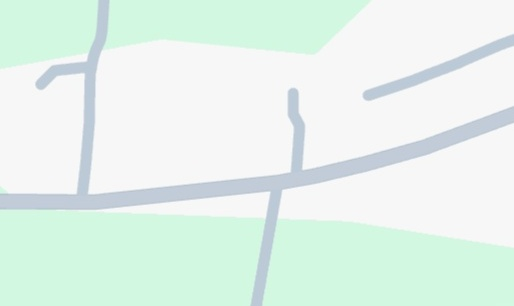
#> input picture temp.jpg, 514 x 306 px
$ python -i centerline_extractor.py   (imports and definitions only)
#> lines starting #> are read from the running program, lines starting #| are printed output that depends on the picture; after the words box and inside, x2 and y2 are one past the last pixel; in counts of white or black regions, pixels touching at a corner belong together
import cv2
import numpy as np
import random
import os
from skimage.morphology import skeletonize

# --- HÀM PHỤ TRỢ (HELPER FUNCTIONS) ---
# (Tất cả các hàm này được hàm chính 'extract_centerline_and_junctions' sử dụng)
# hàm lấy pixel lân cận
def get_neighbors(x, y, width, height, skeleton):
    """Tìm các pixel lân cận (8 hướng) của 1 pixel trên skeleton."""
    neighbors = []
    for dx in [-1, 0, 1]:
        for dy in [-1, 0, 1]:
            if dx == 0 and dy == 0:
                continue
            nx, ny = x + dx, y + dy
            if 0 <= nx < width and 0 <= ny < height:
                if skeleton[ny, nx] == 255:
                    neighbors.append((nx, ny))
    return neighbors
#hàm truy vết segment
def trace_segment(start, next_pixel, junctions, endpoints, skeleton, visited):
    """Truy vết 1 đoạn đường (segment) từ 'start' đến nút tiếp theo."""
    height, width = skeleton.shape
    path = [start]
    stack = [(next_pixel, start)]

    while stack:
        (cx, cy), prev = stack.pop()
        # Ép kiểu int ở đây để đảm bảo an toàn, mặc dù đầu vào thường là int
        cx, cy = int(cx), int(cy)
        if visited[cy, cx]:
            continue
        visited[cy, cx] = True
        path.append((cx, cy))

        # Chuyển đổi junctions/endpoints thành set để kiểm tra nhanh hơn
        junction_set = set(junctions)
        endpoint_set = set(endpoints)

        # Điều kiện dừng
        current_point = (cx, cy)
        if current_point in junction_set or current_point in endpoint_set or cx == 0 or cy == 0 or cx == width - 1 or cy == height - 1:
            break
        # Dừng nếu quay lại 1 junction (fix của bạn)
        if current_point in junction_set and len(path) > 5:
             break

        neighbors = [n for n in get_neighbors(cx, cy, width, height, skeleton) if n != prev and not visited[n[1], n[0]]]
        for n in neighbors:
            stack.append((n, (cx, cy))) # n đã là tuple (int, int) từ get_neighbors
    # Đảm bảo path trả về là list of tuples (int, int)
    return [(int(p[0]), int(p[1])) for p in path]

#hàm gộp nút giao
def group_junctions(junctions, degree, skeleton, radius=12):
    """Hàm gộp các nút giao nâng cao (chọn pixel đại diện tốt nhất)."""
    grouped = []
    used = [False] * len(junctions)
    # Đảm bảo junctions đầu vào là list of tuples (int, int)
    junctions_int = [(int(p[0]), int(p[1])) for p in junctions]

    for i, (x1, y1) in enumerate(junctions_int):
        if used[i]:
            continue
        group = [(x1, y1)]
        used[i] = True
        for j, (x2, y2) in enumerate(junctions_int):
            if not used[j] and np.hypot(x1 - x2, y1 - y2) < radius:
                group.append((x2, y2))
                used[j] = True
        minx = max(0, min(pt[0] for pt in group) - 2)
        maxx = min(skeleton.shape[1] - 1, max(pt[0] for pt in group) + 2)
        miny = max(0, min(pt[1] for pt in group) - 2)
        maxy = min(skeleton.shape[0] - 1, max(pt[1] for pt in group) + 2)
        candidates = []
        for yy in range(miny, maxy + 1):
            for xx in range(minx, maxx + 1):
                if skeleton[yy, xx] == 255:
                    # Ép kiểu int khi thêm candidate
                    candidates.append((int(xx), int(yy)))
        if candidates:
            best = None
            best_key = (-1, 1e9)
            for c in candidates: # c đã là (int, int)
                # Đảm bảo truy cập degree bằng index int
                d = int(degree[c[1], c[0]])
                dist_mean = np.mean([np.hypot(c[0] - g[0], c[1] - g[1]) for g in group])
                key = (d, -dist_mean)
                if key > best_key:
                    best_key = key
                    best = c
            # Ép kiểu sang int chuẩn của Python
            grouped.append((int(best[0]), int(best[1])))
        else:
            gx = int(np.mean([pt[0] for pt in group]))
            gy = int(np.mean([pt[1] for pt in group]))
            # Ép kiểu sang int chuẩn của Python
            grouped.append((int(gx), int(gy)))
    return grouped
# hàm làm mượt/đơn giản hóa segment
def simplify_segment(segment, epsilon=3.0):
    """Hàm làm mượt/đơn giản hóa segment (dùng cv2.approxPolyDP)."""
    if not segment: # Tránh lỗi nếu segment rỗng
        return []
    # Đảm bảo segment đầu vào là list of tuples (int, int)
    segment_int = [(int(p[0]), int(p[1])) for p in segment]
    contour = np.array(segment_int, dtype=np.int32).reshape((-1, 1, 2))
    simplified = cv2.approxPolyDP(contour, epsilon, False)
    # Ép kiểu từng tọa độ sang int chuẩn của Python
    return [(int(pt[0][0]), int(pt[0][1])) for pt in simplified]
#hàm fit line để tìm giao điểm
def fit_line_to_points(points):
    """Fit một đường thẳng (toán học) vào một tập hợp điểm."""
    # Đảm bảo points là list of tuples (int, int) trước khi chuyển sang float32
    points_int = [(int(p[0]), int(p[1])) for p in points]
    pts = np.array(points_int, dtype=np.float32)
    if pts.shape[0] < 2:
        return None
    vxyx0y0 = cv2.fitLine(pts, cv2.DIST_L2, 0, 0.01, 0.01).flatten()
    return vxyx0y0.astype(float)
#hàm tìm giao điểm 2 đường thẳng
def intersect_lines(line1, line2, eps=1e-8):
    """Tìm giao điểm của 2 đường thẳng."""
    v = line1[0:2]; p = line1[2:4]
    w = line2[0:2]; q = line2[2:4]
    A = np.column_stack((v, -w))
    b = (q - p)
    det = np.linalg.det(A)
    if abs(det) < eps:
        return None
    ts = np.linalg.solve(A, b)
    t = ts[0]
    inter = p + t * v
    # Kết quả intersect đã là float
    return (float(inter[0]), float(inter[1]))
#hàm tinh chỉnh nút giao bằng fit line
def refine_junctions_with_line_fitting(grouped_junctions, segments, fit_len=30, search_radius=12):
    """Tinh chỉnh vị trí nút giao bằng cách tìm giao điểm của các đường thẳng fit."""
    refined = []
    # Đảm bảo grouped_junctions là list of tuples (int, int)
    grouped_junctions_int = [(int(p[0]), int(p[1])) for p in grouped_junctions]

    for gx, gy in grouped_junctions_int: # gx, gy đã là int
        branches = []
        for seg in segments: # seg là list of tuples (int, int) từ trace_segment
            if len(seg) < 3:
                continue
            s0 = seg[0]; s1 = seg[-1] # s0, s1 là (int, int)
            d0 = np.hypot(s0[0] - gx, s0[1] - gy)
            d1 = np.hypot(s1[0] - gx, s1[1] - gy)
            if d0 <= search_radius:
                pts = seg[:min(len(seg), fit_len)] # pts là list of tuples (int, int)
                branches.append(pts)
            elif d1 <= search_radius:
                pts = seg[-min(len(seg), fit_len):] # pts là list of tuples (int, int)
                branches.append(pts)

        if len(branches) < 2:
            refined.append((gx, gy)) # Giữ nguyên nút giao cũ (đã là int)
            continue

        lines = []
        for pts in branches: # pts đã là list of tuples (int, int)
            line = fit_line_to_points(pts) # fit_line cần int input
            if line is not None:
                lines.append(line)

        if len(lines) < 2:
            refined.append((gx, gy)) # Giữ nguyên nút giao cũ (đã là int)
            continue

        intersections = []
        for i in range(len(lines)):
            for j in range(i + 1, len(lines)):
                inter = intersect_lines(lines[i], lines[j]) # inter là (float, float) hoặc None
                if inter is not None:
                    intersections.append(inter)

        if not intersections:
            refined.append((gx, gy)) # Giữ nguyên nút giao cũ (đã là int)
            continue

        dists = [np.hypot(x - gx, y - gy) for x, y in intersections]
        min_idx = int(np.argmin(dists))
        chosen = intersections[min_idx] # chosen là (float, float)
        # Ép kiểu sang int chuẩn của Python khi thêm vào kết quả
        refined.append((int(round(chosen[0])), int(round(chosen[1]))))
    return refined
#hàm tìm nút cuối gần nhất
def find_nearest_final_node(point, nodes_arr, max_dist=20):
    """Tìm Nút cuối cùng (từ all_final_nodes) gần 'point' nhất."""
    # Đảm bảo point là (int, int)
    point_int = (int(point[0]), int(point[1]))
    if nodes_arr.size == 0:
        return point_int
    # nodes_arr nên được đảm bảo là array of (int, int) trước khi gọi hàm này
    distances = np.sqrt(np.sum((nodes_arr - point_int)**2, axis=1))
    nearest_idx = np.argmin(distances)

    if distances[nearest_idx] < max_dist:
        nearest_point = nodes_arr[nearest_idx]
        # Ép kiểu kết quả (từ mảng NumPy) sang int chuẩn của Python
        return (int(nearest_point[0]), int(nearest_point[1]))
    else:
        return point_int
#hàm tính góc giữa 2 vector
# [30 lines left out: functions get_angle_between_vectors, check_collinear, not called in this run]

# --- HÀM XỬ LÝ CHÍNH (ĐƯỢC GỌI BỞI APP.PY) ---
#MARK: mask
def extract_centerline_and_junctions(image_path, debug=False):
    """
    Hàm chính: Chạy toàn bộ quy trình từ Giai đoạn 1 đến 5.6.
    Sử dụng tiền xử lý inpaint MỚI và tinh chỉnh NÂNG CAO.
    """
#> called with image_path = 'temp.jpg', debug = False
    img = cv2.imread(image_path)
#> img is the input picture: shape (306, 514, 3); mean B, G, R 235.6, 243.1, 227.6
    if img is None:
        raise FileNotFoundError(f"Không tìm thấy ảnh tại: {image_path}")

    # --- GIAI ĐOẠN 1: TIỀN XỬ LÝ (TỪ CODE MỚI CỦA BẠN) ---
    print("Giai đoạn 1: Đang tiền xử lý (Inpaint, Bridging)...")

    color_min_tong = np.array([0, 0, 0], dtype=np.uint8)
    color_max_tong = np.array([220, 215, 255], dtype=np.uint8)
    color_min_duong = np.array([170, 0, 0], dtype=np.uint8)
    color_max_duong = np.array([255, 229, 255], dtype=np.uint8)
    color_min_chu = np.array([0, 0, 0], dtype=np.uint8)
    color_max_chu = np.array([255, 180, 255], dtype=np.uint8)
    color_min_cam = np.array([0, 100, 200], dtype=np.uint8)
    color_max_cam = np.array([80, 180, 255], dtype=np.uint8)

    mask_cam = cv2.inRange(img, color_min_cam, color_max_cam)
#> mask_cam: shape (306, 514); every value is 0
    mask_chu = cv2.inRange(img, color_min_chu, color_max_chu)

    kernel_chu = cv2.getStructuringElement(cv2.MORPH_ELLIPSE, (7, 7))
    mask_chu = cv2.dilate(mask_chu, kernel_chu, iterations=3)
    mask_cam = cv2.dilate(mask_cam, kernel_chu, iterations=2)
    mask_remove = cv2.bitwise_or(mask_chu, mask_cam)

    img_inpainted = cv2.inpaint(img, mask_remove, inpaintRadius=5, flags=cv2.INPAINT_TELEA)

    mask_duong_tong = cv2.inRange(img_inpainted, color_min_tong, color_max_tong)
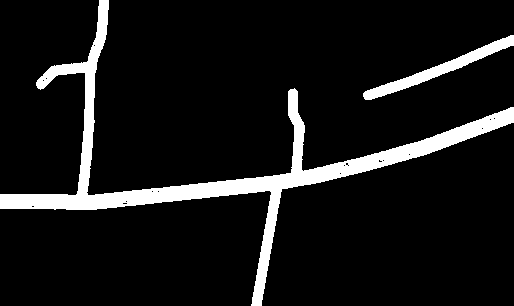
#> mask_duong_tong: shape (306, 514); 9% white; 2 white regions, box (x1, y1, x2, y2) and area: (0, 0, 514, 306) 12554, (363, 35, 514, 100) 1661
    mask_duong_raw = cv2.inRange(img_inpainted, color_min_duong, color_max_duong)
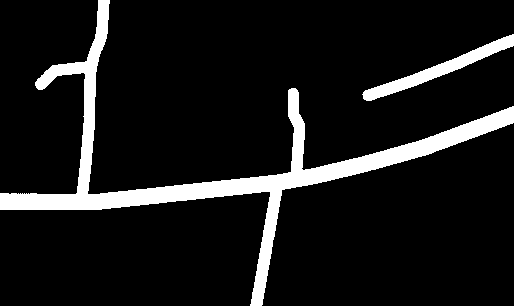
#> mask_duong_raw: shape (306, 514); 9.9% white; 2 white regions, box (x1, y1, x2, y2) and area: (0, 0, 514, 306) 13728, (362, 34, 514, 101) 1866
    mask_road_clean = cv2.bitwise_or(mask_duong_tong, mask_duong_raw)

    kernel_noise = cv2.getStructuringElement(cv2.MORPH_RECT, (3, 3))
    mask_road_clean = cv2.morphologyEx(mask_road_clean, cv2.MORPH_OPEN, kernel_noise)
#> mask_road_clean: shape (306, 514); 9.9% white; 2 white regions, box (x1, y1, x2, y2) and area: (0, 0, 514, 306) 13721, (363, 34, 514, 101) 1865
    kernel_close = cv2.getStructuringElement(cv2.MORPH_RECT, (10, 10))
    mask_road_clean = cv2.morphologyEx(mask_road_clean, cv2.MORPH_CLOSE, kernel_close, iterations=2)
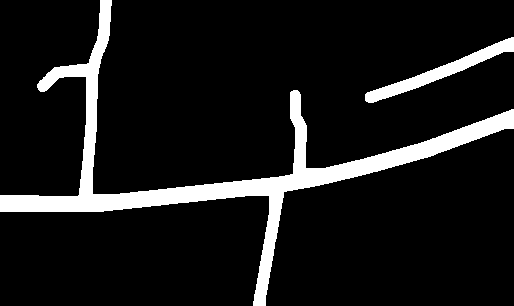
#> mask_road_clean: shape (306, 514); 10% white; 2 white regions, box (x1, y1, x2, y2) and area: (0, 0, 514, 306) 13945, (365, 37, 514, 103) 1854

    dist = cv2.distanceTransform(mask_road_clean, cv2.DIST_L2, 5)
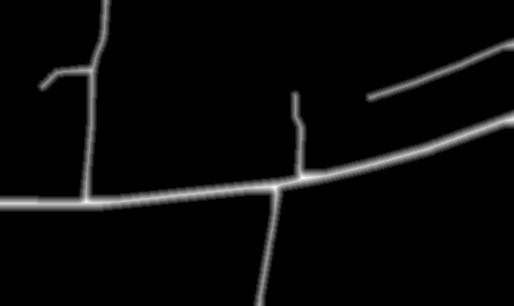
#> dist: shape (306, 514) float32; min 0, max 10.79, mean 0.406; drawn with min black and max white
    _, dist_thresh = cv2.threshold(dist, 8, 255, cv2.THRESH_BINARY)
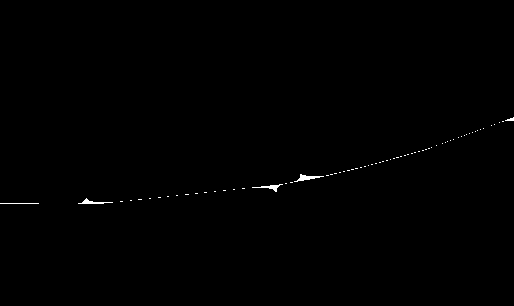
#> dist_thresh: shape (306, 514) float32; 0.27% white in thin lines or dots, all inside (x1, y1, x2, y2) = (0, 117, 514, 204)
    dist_thresh = dist_thresh.astype(np.uint8)
    kernel_bridge = cv2.getStructuringElement(cv2.MORPH_RECT, (12, 12))
    mask_bridge = cv2.dilate(dist_thresh, kernel_bridge, iterations=1)
#> mask_bridge: shape (306, 514); 4.3% white; 2 white regions, box (x1, y1, x2, y2) and area: (73, 112, 514, 210) 6252, (0, 198, 45, 210) 540
#> (the rest of the program and of its run is left out)
